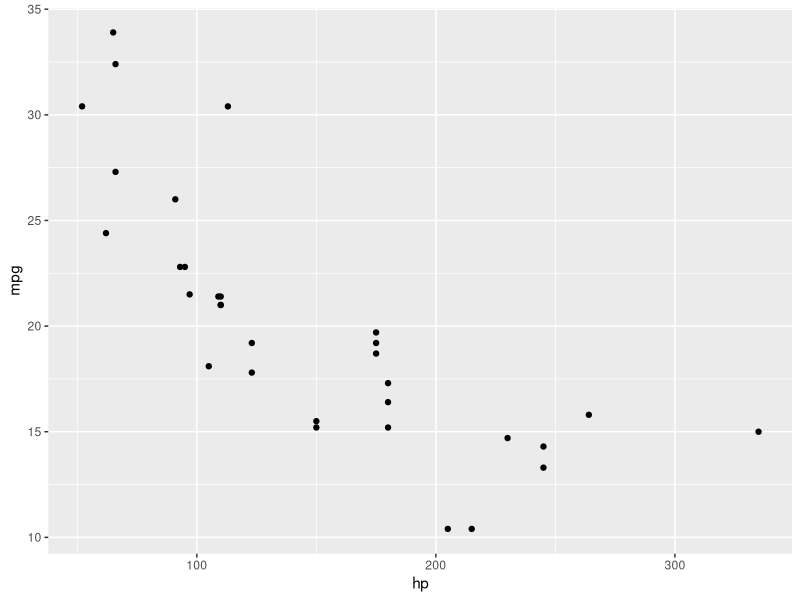
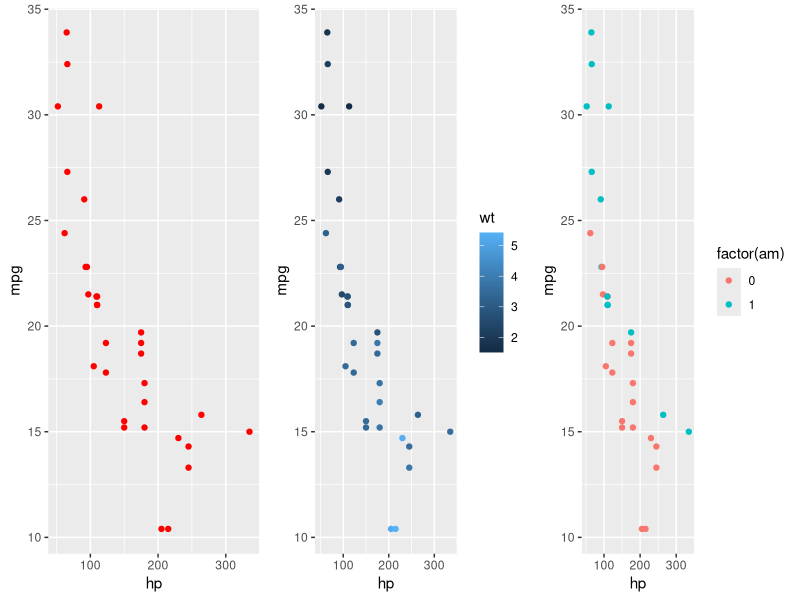
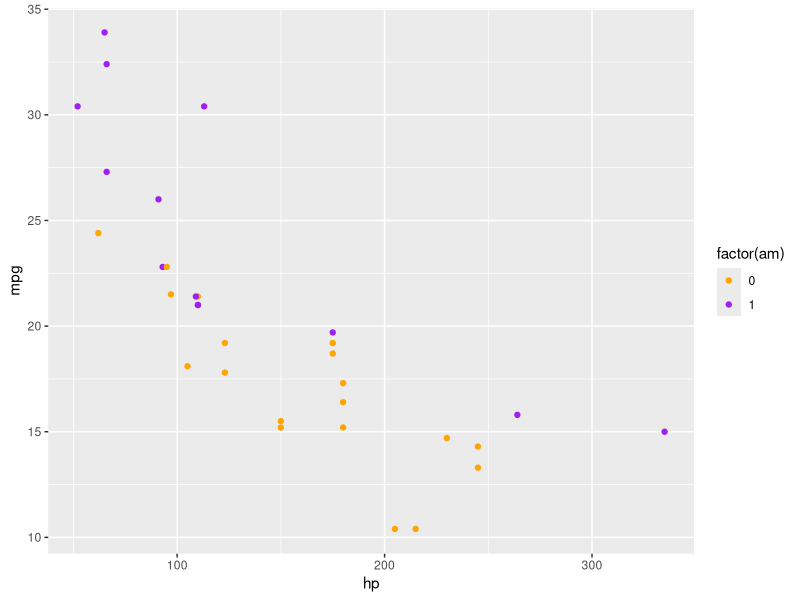
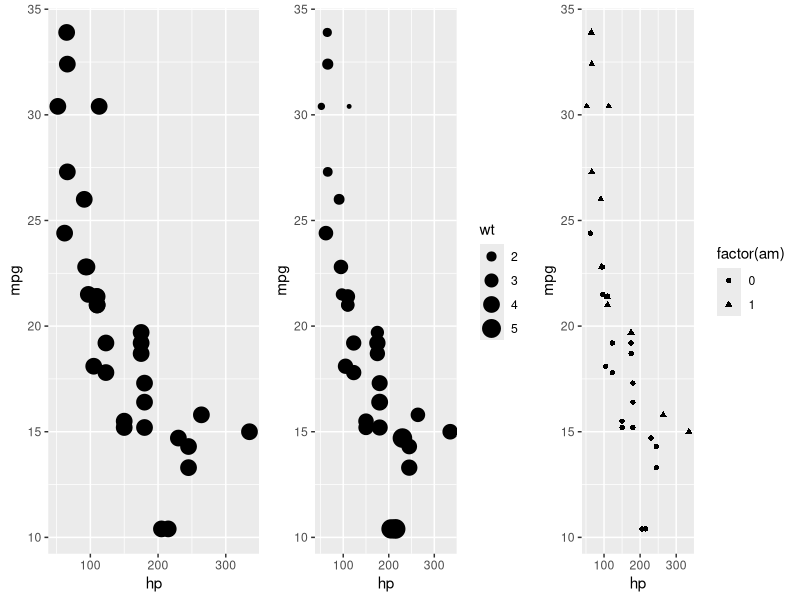
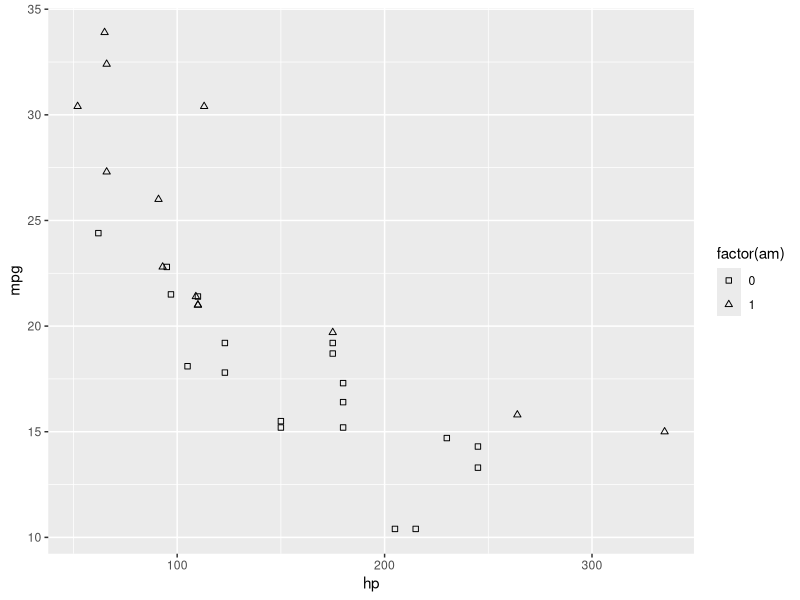
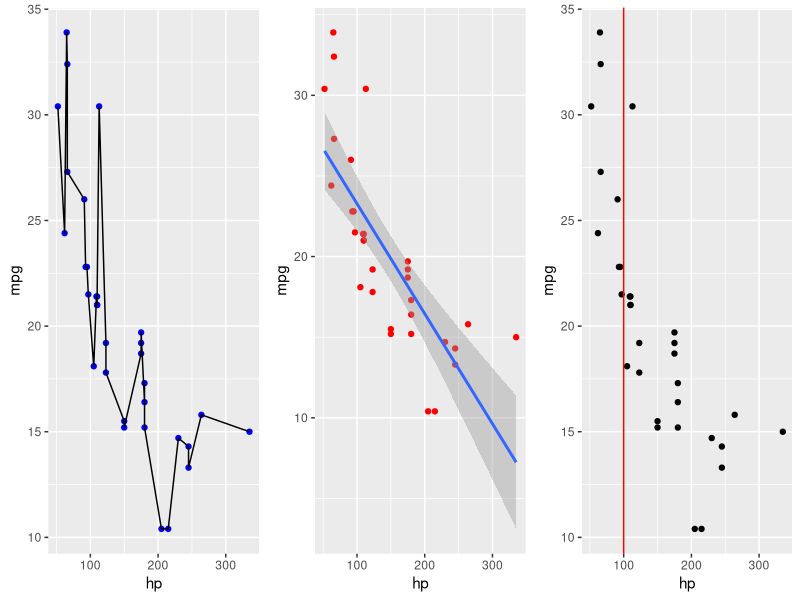
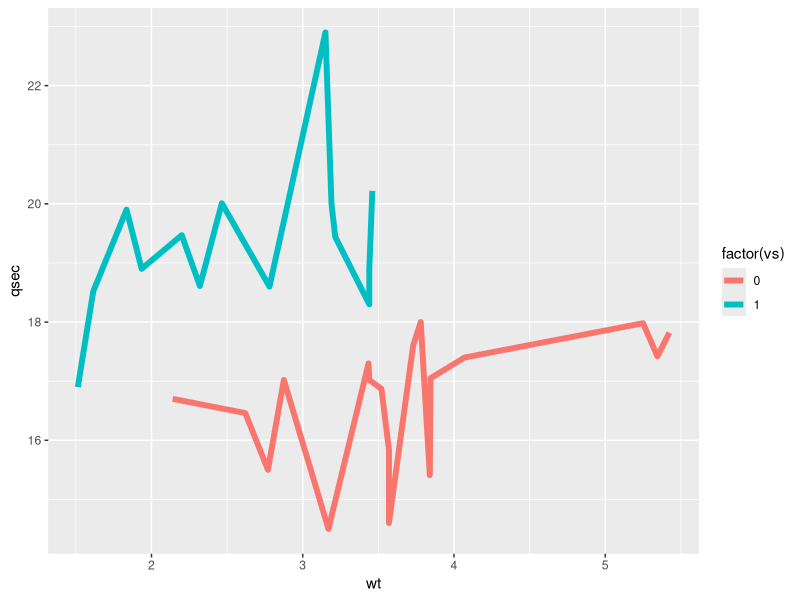
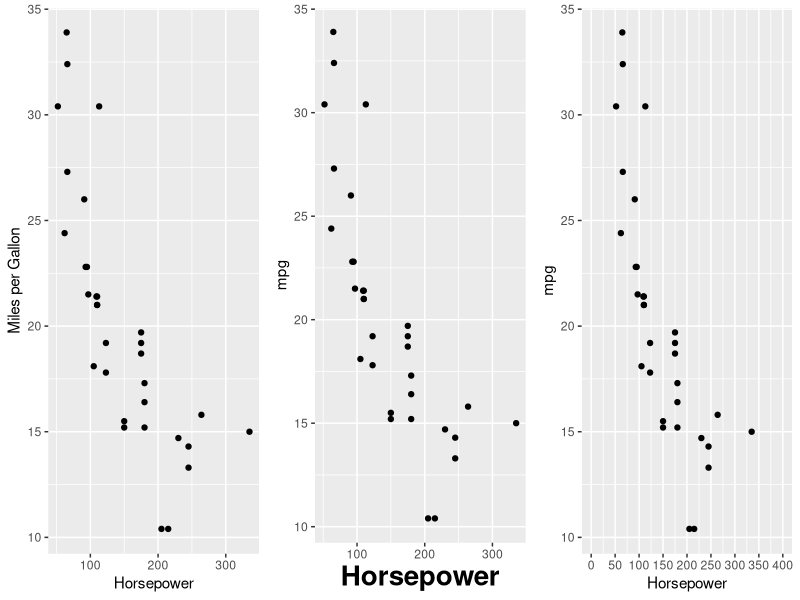

These figures' R source, in order:
## ---- chunk 1
library(ggplot2)
library(gridExtra)
mtc <- mtcars
## ---- chunk 2
# Basic scatterplot
p1 <- ggplot(mtc, aes(x = hp, y = mpg))
## ---- chunk 3
# Print plot with default points
p1 + geom_point()
## ---- chunk 4
p2 <- p1 + geom_point(color="red")            #set one color for all points
p3 <- p1 + geom_point(aes(color = wt))        #set color scale by a continuous variable
p4 <- p1 + geom_point(aes(color=factor(am)))  #set color scale by a factor variable

grid.arrange(p2, p3, p4, nrow=1)
## ---- chunk 5
#Change default colors in color scale
p1 + geom_point(aes(color=factor(am))) + scale_color_manual(values = c("orange", "purple"))
## ---- chunk 6
p2 <- p1 + geom_point(size = 5)                   #increase all points to size 5
p3 <- p1 + geom_point(aes(size = wt))             #set point size by continuous variable
p4 <- p1 + geom_point(aes(shape = factor(am)))    #set point shape by factor variable    

grid.arrange(p2, p3, p4, nrow=1)
## ---- chunk 7
p1 + geom_point(aes(shape = factor(am))) + scale_shape_manual(values=c(0,2))
## ---- chunk 8
p2 <- p1 + geom_point(color="blue") + geom_line()                           #connect points with line
p3 <- p1 + geom_point(color="red") + geom_smooth(method = "lm", se = TRUE)  #add regression line
p4 <- p1 + geom_point() + geom_vline(xintercept = 100, color="red")         #add vertical line

grid.arrange(p2, p3, p4, nrow=1)
## ---- chunk 9
ggplot(mtc, aes(x = wt, y = qsec)) + geom_line(size=2, aes(color=factor(vs)))
## ---- chunk 10
p2 <- ggplot(mtc, aes(x = hp, y = mpg)) + geom_point()
p3 <- p2 + labs(x="Horsepower", 
                y = "Miles per Gallon")                                  #label all axes at once
p4 <- p2 + theme(axis.title.x = element_text(face="bold", size=20)) + 
           labs(x="Horsepower")                                          #label and change font size
p5 <- p2 + scale_x_continuous("Horsepower",
                              limits=c(0,400),
                              breaks=seq(0, 400, 50))                    #adjust axis limits and breaks
grid.arrange(p3, p4, p5, nrow=1)
## ---- chunk 11
g1<-ggplot(mtc, aes(x = hp, y = mpg)) + geom_point(aes(color=factor(vs)))

g2 <- g1 + theme(legend.position=c(1,1),legend.justification=c(1,1))        #move legend inside                
g3 <- g1 + theme(legend.position = "bottom")                                #move legend bottom         
g4 <- g1 + scale_color_discrete(name ="Engine", 
                                labels=c("V-engine", "Straight engine"))    #change labels
grid.arrange(g2, g3, g4, nrow=1)
## ---- chunk 12
g5<-ggplot(mtc, aes(x = hp, y = mpg)) + geom_point(size=2, aes(color = wt))
g5 + scale_color_continuous(name="Weight",                                     #name of legend
                            breaks = with(mtc, c(min(wt), mean(wt), max(wt))), #choose breaks of variable
                            labels = c("Light", "Medium", "Heavy"),            #label
                            low = "pink",                                      #color of lowest value
                            high = "red")                                      #color of highest value

## ---- chunk 13
g2<- ggplot(mtc, aes(x = hp, y = mpg)) + geom_point()

#Completely clear all lines except axis lines and make background white
t1<-theme(                              
  plot.background = element_blank(), 
  panel.grid.major = element_blank(), 
  panel.grid.minor = element_blank(), 
  panel.border = element_blank(), 
  panel.background = element_blank(),
  axis.line = element_line(size=.4)
)

#Use theme to change axis label style
t2<-theme(                              
  axis.title.x = element_text(face="bold", color="black", size=10),
  axis.title.y = element_text(face="bold", color="black", size=10),
  plot.title = element_text(face="bold", color = "black", size=12)
)

g3 <- g2 + t1
g4 <- g2 + theme_bw()
g5 <- g2 + theme_bw() + t2 + labs(x="Horsepower", y = "Miles per Gallon", title= "MPG vs Horsepower")

grid.arrange(g2, g3, g4, g5, nrow=1)
## ---- chunk 14
g2<- ggplot(mtc, aes(x = hp, y = mpg)) + 
  geom_point(size=2, aes(color=factor(vs), shape=factor(vs))) +
  geom_smooth(aes(color=factor(vs)),method = "lm", se = TRUE) +
  scale_color_manual(name ="Engine", 
                     labels=c("V-engine", "Straight engine"),
                     values=c("red","blue")) +
  scale_shape_manual(name ="Engine", 
                     labels=c("V-engine", "Straight engine"),
                     values=c(0,2)) +
  theme_bw() + 
  theme(                              
    axis.title.x = element_text(face="bold", color="black", size=12),
    axis.title.y = element_text(face="bold", color="black", size=12),
    plot.title = element_text(face="bold", color = "black", size=12),
    legend.position=c(1,1),
    legend.justification=c(1,1)) +
  labs(x="Horsepower", 
       y = "Miles per Gallon", 
       title= "Linear Regression (95% CI) of MPG vs Horsepower by Engine type")

g2
